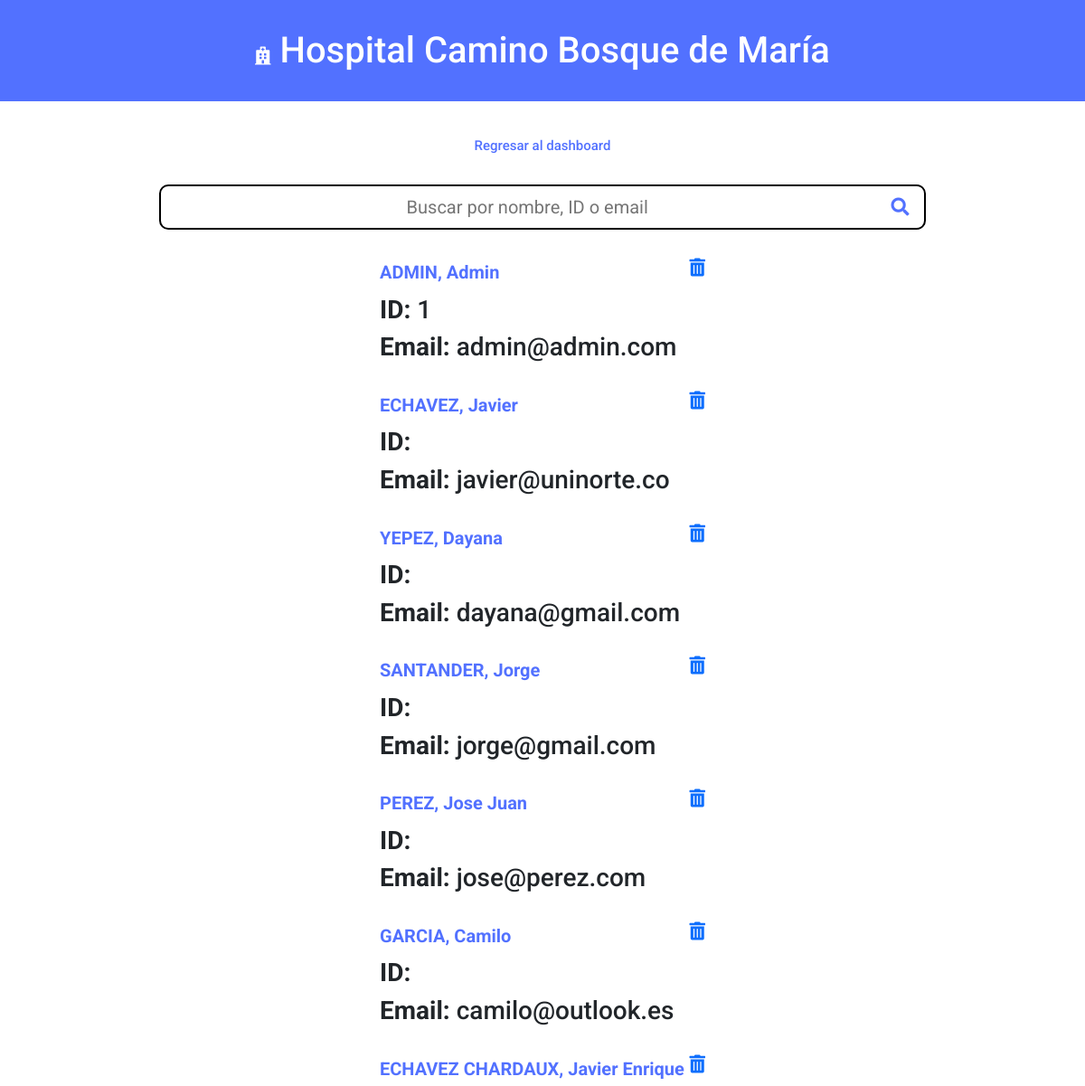
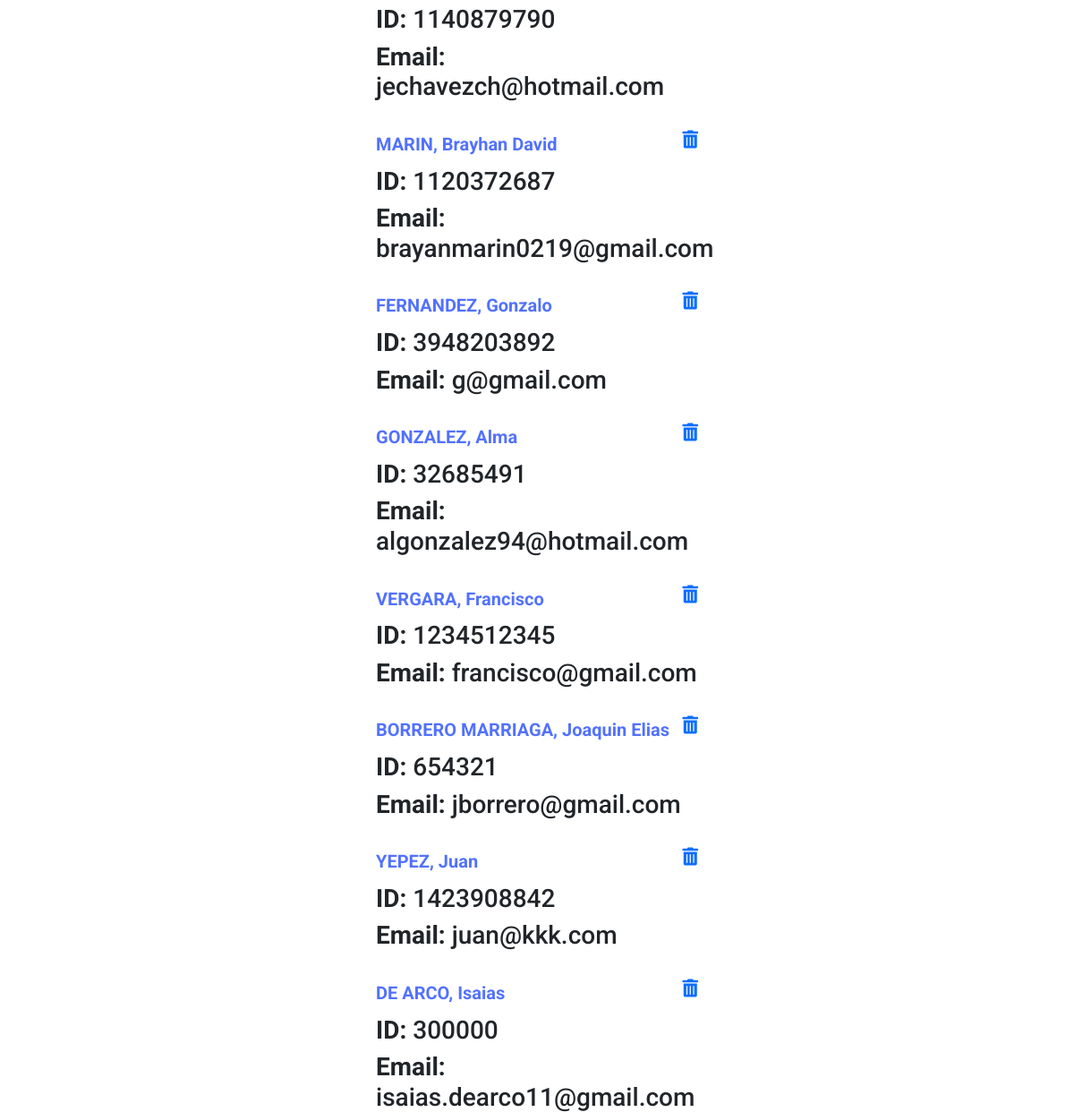
/busqueda_usuario (signed in), run on an earlier commit of the app's database (2 pictures, top to bottom).
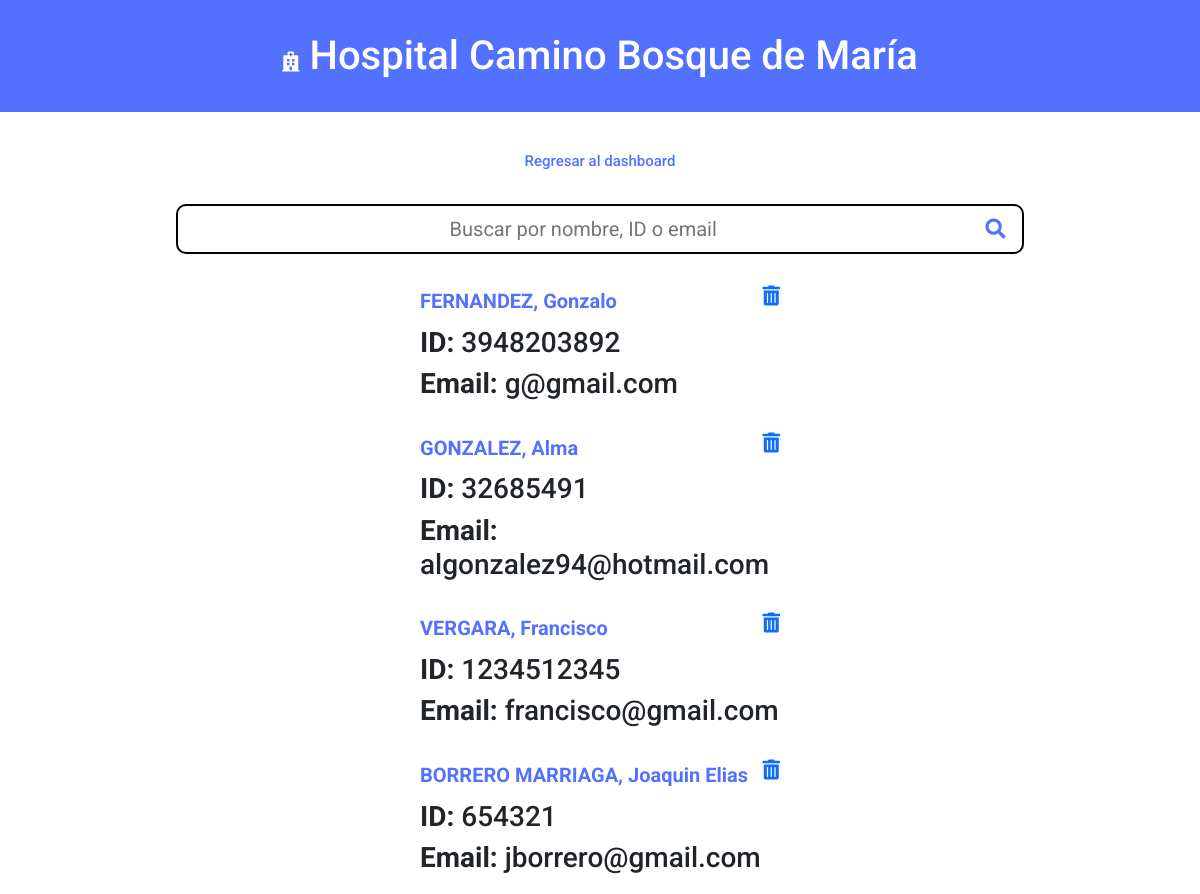
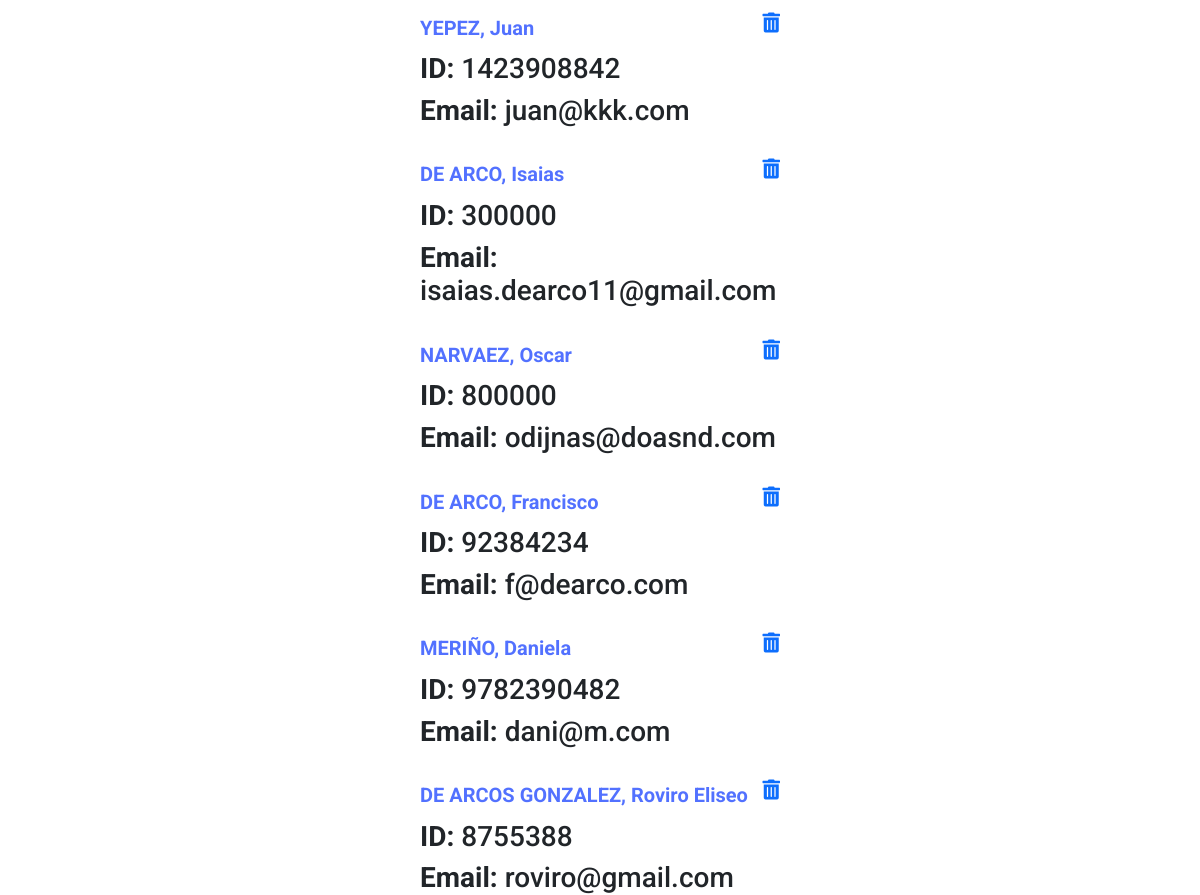
And on a later commit of the database (2 pictures, top to bottom).
### hospital/models.py (models this page shows, shortened)
class User(db.Model, UserMixin):
    id = db.Column(db.Integer(), primary_key=True)
    nombres = db.Column(db.String(length=30), nullable=False)
    apellidos = db.Column(db.String(length=30), nullable=False)
    email = db.Column(db.String(length=50), nullable=False, unique=True)
    documento = db.Column(db.String(length=20), nullable=False, unique=True)
    password = db.Column(db.String(length=60), nullable=False)
    @property
    def password_secure(self):
        return self.password_secure

### hospital/routes.py (the view, shortened to what this page needs)
@app.route('/busqueda_usuario', methods=['GET','POST'])
@login_required
def busqueda_usuario():
    usuarios = User.query.filter().all()
    return render_template('busqueda_usuario.html', results=usuarios)

### hospital/models.py (called while the page is built)
@login_manager.user_loader
def load_user(user_id):
    return User.query.get(int(user_id))

### hospital/templates/busqueda_usuario.html (shortened to what this page needs)
{% extends 'base.html' %}
{% block styles %}
    <link rel="stylesheet" href="static/busqueda_usuario.css" />
{% endblock %}
{% block content %}
    <h1 class="hospital"><span class="head-icon"><i class="fas fa-hospital"></i></span> Hospital Camino Bosque de María</h1>
    <div class="container">
        <h2 class="back"><a href="{{ url_for('dashboard') }}" class="back_a" a>Regresar al dashboard</a></h2>
    </div>
    <div class="busqueda">
        <form action="/busqueda_usuario" method="POST">
            <form action="#" method="POST">
                <div class="search-border">
                    <input name="query" type="text" placeholder="Buscar por nombre, ID o email" class="search-bar" value="{{query}}">
                    <button type="submit"><a href="" class="search-button"><i class="fas fa-search"></i></a></button>
                </div>
            </form>
        </form>
    </div>
    <div class="results-section">
        {% if results != [] %}
            {% for item in results %}
                <div class="container_resultados">
                    <div class="result-top"><a href="" class="name"><span class="apellidos">{{item.apellidos}}</span>, <span class="cap">{{item.nombres}}</span></a> <a href=""><a class="fas fa-trash-alt" href="/borrar/{{ item.id }}"></a></a></div>
                    <h3 class="user-info"><span class="bold">ID:</span> {{item.documento}} </h3>
                    <h3 class="user-info"><span class="bold">Email:</span> {{item.email}} </h3>
                </div>
            {% endfor %}
        {% else %}
            <h2 class="n-results">No se han encontrado resultados para la búsqueda de "{{query}}"</h2>
        {% endif %}
    </div>
{% endblock %}

### hospital/templates/base.html (shortened to what this page needs)
<!DOCTYPE html>
<html lang="en">
<head>
    <link rel="stylesheet" href="{{url_for('static',filename='base.css')}}">
    <link rel="stylesheet" href="https://use.fontawesome.com/releases/v5.15.4/css/solid.css">
    <link rel="stylesheet" href="https://use.fontawesome.com/releases/v5.15.4/css/regular.css">
    <link rel="stylesheet" href="https://use.fontawesome.com/releases/v5.15.4/css/brands.css">
    <link rel="stylesheet" href="https://use.fontawesome.com/releases/v5.15.4/css/fontawesome.css">
    <link href="https://cdn.jsdelivr.net/npm/bootstrap@5.1.3/dist/css/bootstrap.min.css" rel="stylesheet">
    {% block styles %}
    {% endblock %}
</head>
<body>
    {% block content %}
    {% endblock %}
</body>
</html>

### hospital/static/base.css (style rules this page uses)
* { padding: 0; margin: 0; box-sizing: border-box; font-family: 'Roboto', sans-serif; }
.hospital { padding: 2rem; text-align: center; background-color: #5271ff; }
h1 { font-family: 'Roboto', sans-serif; }
.cap { text-transform: capitalize; }

### hospital/static/busqueda_usuario.css (style rules this page uses)
* { padding: 0; margin: 0; box-sizing: border-box; font-family: 'Roboto', sans-serif; }
body { font-family: 'Roboto', sans-serif; }
.hospital { padding: 2rem; text-align: center; background-color: #5271ff; }
h1 { font-family: 'Roboto', sans-serif; color: white; }
.busqueda { display: flex; justify-content: center; align-items: center; padding: 2rem; margin-top: 40px; margin-bottom: 0px; }
.search-bar { font-size: 20px; width: 800px; padding: 0.3rem 0.3rem 0.3rem 0.5rem; border: none; text-align: center; }
.search-border { border: solid black 2px; padding: 0.2rem 1rem 0.2rem 0.2rem; border-radius: 10px; }
.search-button { font-size: 20px; color: #5271ff; }
.name { text-decoration: none; color: #5271ff; font-weight: bold; font-size: 20px; }
.bold { font-weight: bold; }
.apellidos { text-transform: uppercase; }
.results-section { width: 30%; height: 1000px; margin:0 auto; }
.result-top { width: 100%; display: flex; justify-content:space-between; margin-bottom: 0.6rem; }
button { border-style: none; background-color: #fff; }
.fas { font-size: 20px; }
.container_resultados { margin-bottom: 2rem; }
.back_a { text-decoration: none; color: #5271ff; }
.back { font-size: 15px; margin: 0 auto; }
.container { display: flex; justify-content: center; align-items: center; padding: 2rem; margin-bottom: -70px; }

What changed in the data, as far as the page shows it:
removed User: apellidos "ADMIN", nombres "Admin", documento "1", email "admin@admin.com"
removed User: apellidos "ECHAVEZ", nombres "Javier", email "javier@uninorte.co"
removed User: apellidos "YEPEZ", nombres "Dayana", email "dayana@gmail.com"
removed User: apellidos "SANTANDER", nombres "Jorge", email "jorge@gmail.com"
removed User: apellidos "PEREZ", nombres "Jose Juan", email "jose@perez.com"
removed User: apellidos "GARCIA", nombres "Camilo", email "camilo@outlook.es"
removed User: apellidos "ECHAVEZ CHARDAUX", nombres "Javier Enrique", documento "1140879790", email "jechavezch@hotmail.com"
removed User: apellidos "MARIN", nombres "Brayhan David", documento "1120372687", email "brayanmarin0219@gmail.com"
added User: apellidos "NARVAEZ", nombres "Oscar", documento "800000", email "odijnas@doasnd.com"
added User: apellidos "DE ARCO", nombres "Francisco", documento "92384234", email "f@dearco.com"
added User: apellidos "MERIÑO", nombres "Daniela", documento "9782390482", email "dani@m.com"
added User: apellidos "DE ARCOS GONZALEZ", nombres "Roviro Eliseo", documento "8755388", email "roviro@gmail.com"
